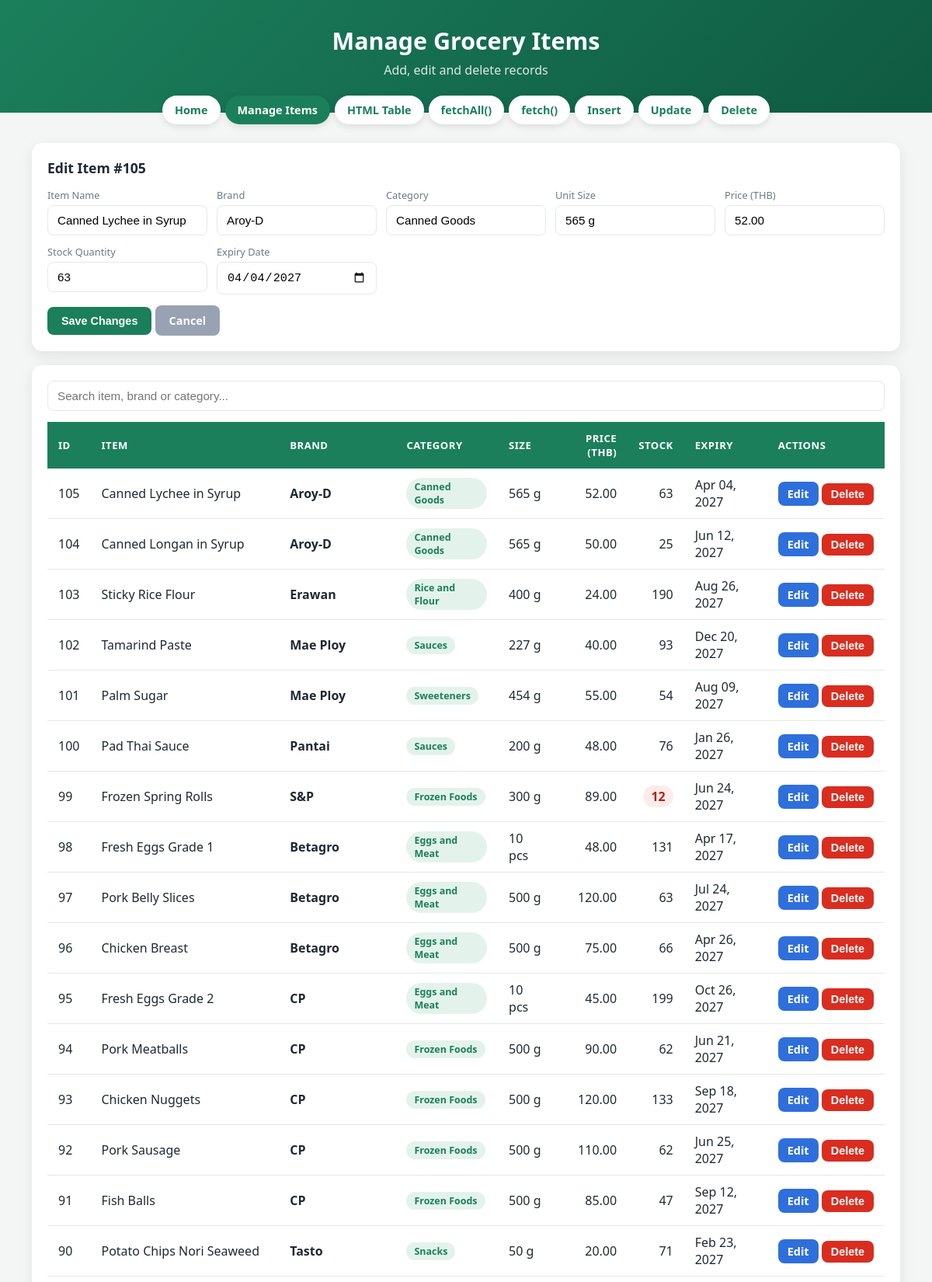
The app's page /crud.php?edit=105 (upper part) with its own data.
### tables this page shows
CREATE TABLE grocery_items (
    item_id        INT UNSIGNED  NOT NULL AUTO_INCREMENT PRIMARY KEY,
    item_name      VARCHAR(100)  NOT NULL,
    brand_name     VARCHAR(50)   NOT NULL,
    category       VARCHAR(30)   NOT NULL,
    unit_size      VARCHAR(20)   NOT NULL,
    price          DECIMAL(8,2)  NOT NULL,
    stock_quantity INT UNSIGNED  NOT NULL DEFAULT 0,
    expiry_date    DATE          NOT NULL,
    INDEX idx_category (category),
    INDEX idx_brand (brand_name)
);

### dbconfig.php (called while the page is built, shortened)
<?php
$table   = 'grocery_items';

### layout.php (the view, shortened to what this page needs)
<?php
function page_start($title, $subtitle = '') {
    $current = basename($_SERVER['PHP_SELF']);
    $links = [
        'index.php'     => 'Home',
        'crud.php'      => 'Manage Items',
        'table.php'     => 'HTML Table',
        'fetch_all.php' => 'fetchAll()',
        'fetch.php'     => 'fetch()',
        'insert.php'    => 'Insert',
        'update.php'    => 'Update',
        'delete.php'    => 'Delete',
    ];
    echo '<!DOCTYPE html><html lang="en"><head><meta charset="UTF-8">';
    echo '<link rel="stylesheet" href="style.css"></head><body>';
    echo '<div class="header"><h1>' . htmlspecialchars($title) . '</h1>';
    echo '<p>' . htmlspecialchars($subtitle) . '</p></div>';
    echo '<nav class="nav">';
    foreach ($links as $file => $label) {
        $active = ($file === $current) ? ' class="active"' : '';
        echo '<a href="' . $file . '"' . $active . '>' . $label . '</a>';
    }
    echo '</nav><div class="container">';
}
function page_end() {
    echo '</div></body></html>';
}
function item_fields($i = null) {
    $v = function ($k) use ($i) { return $i ? htmlspecialchars($i[$k]) : ''; };
    ?>
    <div class="form-grid">
        <div><label>Item Name</label><input type="text" name="item_name" required value="<?= $v('item_name') ?>"></div>
        <div><label>Brand</label><input type="text" name="brand_name" required value="<?= $v('brand_name') ?>"></div>
        <div><label>Category</label><input type="text" name="category" required value="<?= $v('category') ?>"></div>
        <div><label>Unit Size</label><input type="text" name="unit_size" required placeholder="e.g. 500 g" value="<?= $v('unit_size') ?>"></div>
        <div><label>Price (THB)</label><input type="number" step="0.01" min="0" name="price" required value="<?= $v('price') ?>"></div>
        <div><label>Stock Quantity</label><input type="number" min="0" name="stock_quantity" required value="<?= $v('stock_quantity') ?>"></div>
        <div><label>Expiry Date</label><input type="date" name="expiry_date" required value="<?= $v('expiry_date') ?>"></div>
    </div>
    <?php
}
function items_table($items, $actions = false) {
    ?>
    <input type="text" class="search" placeholder="Search item, brand or category..."
           oninput="filterRows(this.value)">
    <div class="table-wrap">
    <table id="items-table">
        <thead><tr>
            <th>ID</th><th>Item</th><th>Brand</th><th>Category</th><th>Size</th>
            <th class="num">Price (THB)</th><th class="num">Stock</th><th>Expiry</th>
            <?php if ($actions): ?><th>Actions</th><?php endif; ?>
        </tr></thead>
        <tbody>
        <?php foreach ($items as $r): ?>
            <tr>
                <td><?= (int)$r['item_id'] ?></td>
                <td><?= htmlspecialchars($r['item_name']) ?></td>
                <td class="brand"><?= htmlspecialchars($r['brand_name']) ?></td>
                <td><span class="badge"><?= htmlspecialchars($r['category']) ?></span></td>
                <td><?= htmlspecialchars($r['unit_size']) ?></td>
                <td class="num"><?= number_format($r['price'], 2) ?></td>
                <td class="num">
                    <?php if ($r['stock_quantity'] < 20): ?>
                        <span class="low"><?= (int)$r['stock_quantity'] ?></span>
                    <?php else: ?><?= (int)$r['stock_quantity'] ?><?php endif; ?>
                </td>
                <td><?= htmlspecialchars(date('M d, Y', strtotime($r['expiry_date']))) ?></td>
                <?php if ($actions): ?>
                <td class="actions">
                    <a class="btn btn-edit" href="crud.php?edit=<?= (int)$r['item_id'] ?>">Edit</a>
                    <form method="post" action="crud.php" onsubmit="return confirm('Delete this item?');">
                        <button class="btn btn-delete">Delete</button>
                    </form>
                </td>
                <?php endif; ?>
            </tr>
        <?php endforeach; ?>
        </tbody>
    </table>
    </div>
    <?php
}

### crud.php (shortened to what this page needs)
<?php
require 'dbconfig.php';
require 'layout.php';
$msg = $err = '';
$edit  = false;
$items = [];
try {
    if (isset($_GET['edit'])) {
        $stmt = $pdo->prepare("SELECT * FROM `$table` WHERE item_id = :id");
        $stmt->execute(['id' => $_GET['edit']]);
        $edit = $stmt->fetch();
    }
    $items = $pdo->query("SELECT * FROM `$table` ORDER BY item_id DESC")->fetchAll();
} catch (PDOException $e) {
    $err = $err ?: 'Database error: ' . $e->getMessage();
}
page_start('Manage Grocery Items', 'Add, edit and delete records');
?>
<div class="card">
    <h2 class="section-title"><?= $edit ? 'Edit Item #' . (int)$edit['item_id'] : 'Add New Item' ?></h2>
    <form method="post" action="crud.php">
        <?php item_fields($edit ?: null); ?>
        <button class="btn"><?= $edit ? 'Save Changes' : 'Add Item' ?></button>
        <?php if ($edit): ?><a href="crud.php" class="btn btn-cancel">Cancel</a><?php endif; ?>
    </form>
</div>
<div class="card">
    <?php items_table($items, true); ?>
</div>
<?php page_end();

### style.css (style rules this page uses)
:root { --bg:#f3f6f4; --card:#fff; --ink:#1f2933; --muted:#6b7a86; --brand:#1b7f5c; --line:#e3e9e6; }
* { box-sizing: border-box; }
body { margin:0; font-family:'Segoe UI',Roboto,Arial,sans-serif; background:var(--bg); color:var(--ink); }
.header { background:linear-gradient(135deg,#1b7f5c,#0f5a41); color:#fff; padding:32px 24px 44px; text-align:center; }
.header h1 { margin:0 0 6px; font-size:1.9rem; }
.header p { margin:0; opacity:.85; }
.nav { display:flex; flex-wrap:wrap; gap:6px; justify-content:center; margin:-22px auto 0; padding:0 12px; position:relative; }
.nav a { background:#fff; color:var(--brand); text-decoration:none; padding:9px 16px; border-radius:999px; font-weight:600; font-size:.9rem; box-shadow:0 3px 10px rgba(0,0,0,.1); }
.nav a.active { background:var(--brand); color:#fff; }
.container { max-width:1150px; margin:24px auto 40px; padding:0 16px; }
.card { background:var(--card); border-radius:14px; box-shadow:0 6px 20px rgba(0,0,0,.08); padding:20px; margin-bottom:18px; }
.section-title { margin:0 0 14px; font-size:1.1rem; }
.form-grid { display:grid; grid-template-columns:repeat(auto-fit,minmax(190px,1fr)); gap:12px; margin-bottom:14px; }
.form-grid label, .inline label { display:block; font-size:.8rem; color:var(--muted); margin-bottom:4px; }
input[type=text], input[type=number], input[type=date] { width:100%; padding:10px 12px; border:1px solid var(--line); border-radius:8px; font-size:.95rem; }
.btn { display:inline-block; border:0; cursor:pointer; text-decoration:none; padding:10px 18px; border-radius:8px; font-size:.9rem; font-weight:600; color:#fff; background:var(--brand); }
.btn-edit { background:#2f6fdb; padding:6px 12px; }
.btn-delete { background:#d92d20; padding:6px 12px; }
.btn-cancel { background:#98a2b3; }
.actions { white-space:nowrap; }
.actions form { display:inline; }
.search { margin-bottom:14px; }
.table-wrap { overflow-x:auto; }
table { width:100%; border-collapse:collapse; min-width:800px; }
thead th { background:var(--brand); color:#fff; text-align:left; padding:12px 14px; font-size:.82rem; text-transform:uppercase; letter-spacing:.5px; }
tbody td { padding:10px 14px; border-bottom:1px solid var(--line); }
.num { text-align:right; }
.badge { display:inline-block; padding:3px 10px; border-radius:999px; background:#e3f3ec; color:var(--brand); font-size:.78rem; font-weight:600; }
.brand { font-weight:600; }
.low { background:#fdecea; color:#b42318; font-weight:700; padding:3px 10px; border-radius:999px; display:inline-block; }

### records on screen
grocery_items: item_id "105", item_name "Canned Lychee in Syrup", brand_name "Aroy-D", category "Canned Goods", unit_size "565 g", price "52.00", stock_quantity "63", expiry_date "04/04/2027", expiry_date "Apr 04, 2027"
grocery_items: item_id "104", item_name "Canned Longan in Syrup", brand_name "Aroy-D", category "Canned Goods", unit_size "565 g", price "50.00", stock_quantity "25", expiry_date "Jun 12, 2027"
grocery_items: item_id "103", item_name "Sticky Rice Flour", brand_name "Erawan", category "Rice and Flour", unit_size "400 g", price "24.00", stock_quantity "190", expiry_date "Aug 26, 2027"
grocery_items: item_id "102", item_name "Tamarind Paste", brand_name "Mae Ploy", category "Sauces", unit_size "227 g", price "40.00", stock_quantity "93", expiry_date "Dec 20, 2027"
grocery_items: item_id "101", item_name "Palm Sugar", brand_name "Mae Ploy", category "Sweeteners", unit_size "454 g", price "55.00", stock_quantity "54", expiry_date "Aug 09, 2027"
grocery_items: item_id "100", item_name "Pad Thai Sauce", brand_name "Pantai", category "Sauces", unit_size "200 g", price "48.00", stock_quantity "76", expiry_date "Jan 26, 2027"
grocery_items: item_id "99", item_name "Frozen Spring Rolls", brand_name "S&P", category "Frozen Foods", unit_size "300 g", price "89.00", stock_quantity "12", expiry_date "Jun 24, 2027"
grocery_items: item_id "98", item_name "Fresh Eggs Grade 1", brand_name "Betagro", category "Eggs and Meat", unit_size "10 pcs", price "48.00", stock_quantity "131", expiry_date "Apr 17, 2027"
grocery_items: item_id "97", item_name "Pork Belly Slices", brand_name "Betagro", category "Eggs and Meat", unit_size "500 g", price "120.00", stock_quantity "63", expiry_date "Jul 24, 2027"
grocery_items: item_id "96", item_name "Chicken Breast", brand_name "Betagro", category "Eggs and Meat", unit_size "500 g", price "75.00", stock_quantity "66", expiry_date "Apr 26, 2027"
grocery_items: item_id "95", item_name "Fresh Eggs Grade 2", brand_name "CP", category "Eggs and Meat", unit_size "10 pcs", price "45.00", stock_quantity "199", expiry_date "Oct 26, 2027"
grocery_items: item_id "94", item_name "Pork Meatballs", brand_name "CP", category "Frozen Foods", unit_size "500 g", price "90.00", stock_quantity "62", expiry_date "Jun 21, 2027"
grocery_items: item_id "93", item_name "Chicken Nuggets", brand_name "CP", category "Frozen Foods", unit_size "500 g", price "120.00", stock_quantity "133", expiry_date "Sep 18, 2027"
grocery_items: item_id "92", item_name "Pork Sausage", brand_name "CP", category "Frozen Foods", unit_size "500 g", price "110.00", stock_quantity "62", expiry_date "Jun 25, 2027"
grocery_items: item_id "91", item_name "Fish Balls", brand_name "CP", category "Frozen Foods", unit_size "500 g", price "85.00", stock_quantity "47", expiry_date "Sep 12, 2027"
grocery_items: item_id "90", item_name "Potato Chips Nori Seaweed", brand_name "Tasto", category "Snacks", unit_size "50 g", price "20.00", stock_quantity "71", expiry_date "Feb 23, 2027"

### other values on screen
$title "Manage Grocery Items"
$subtitle "Add, edit and delete records"
$label "Home"
$label "Manage Items"
$label "HTML Table"
$label "fetchAll()"
$label "fetch()"
$label "Insert"
$label "Update"
$label "Delete"
